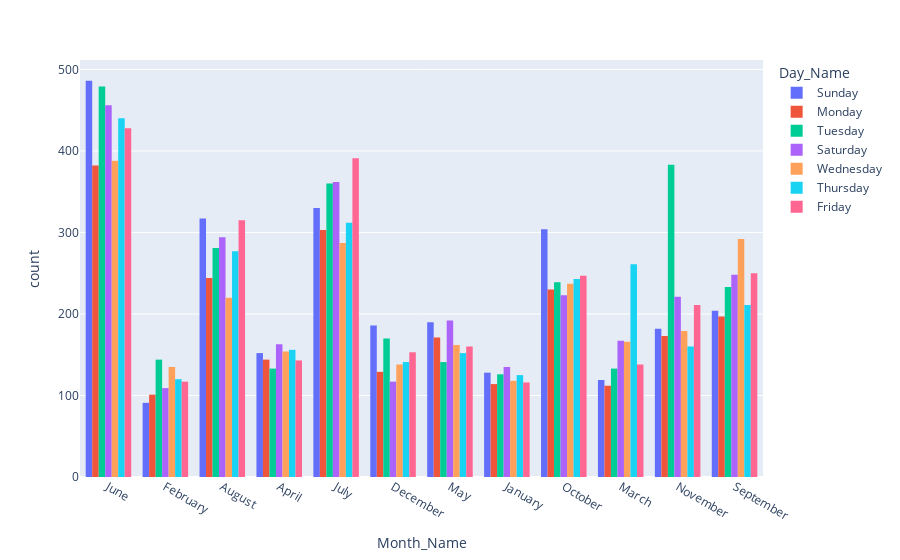

Notebook source saved alongside this figure:
### Code cell
# show histogram for month_name colored by day_name

### Figure 1 — Plotly figure (JSON) as saved in the notebook; plotly's stock layout.template omitted (floating-point values rounded to 4 significant figures; data arrays with more than 128 entries replaced by an {"elided": "..."} marker saying what was removed)
{"data": [{"alignmentgroup": "True", "bingroup": "x", "hovertemplate": "Day_Name=Sunday<br>Month_Name=%{x}<br>count=%{y}<extra></extra>", "legendgroup": "Sunday", "marker": {"color": "#636efa", "pattern": {"shape": ""}}, "name": "Sunday", "offsetgroup": "Sunday", "orientation": "v", "showlegend": true, "type": "histogram", "x": {"elided": "2689 str values"}, "xaxis": "x", "yaxis": "y"}, {"alignmentgroup": "True", "bingroup": "x", "hovertemplate": "Day_Name=Monday<br>Month_Name=%{x}<br>count=%{y}<extra></extra>", "legendgroup": "Monday", "marker": {"color": "#EF553B", "pattern": {"shape": ""}}, "name": "Monday", "offsetgroup": "Monday", "orientation": "v", "showlegend": true, "type": "histogram", "x": {"elided": "2300 str values"}, "xaxis": "x", "yaxis": "y"}, {"alignmentgroup": "True", "bingroup": "x", "hovertemplate": "Day_Name=Tuesday<br>Month_Name=%{x}<br>count=%{y}<extra></extra>", "legendgroup": "Tuesday", "marker": {"color": "#00cc96", "pattern": {"shape": ""}}, "name": "Tuesday", "offsetgroup": "Tuesday", "orientation": "v", "showlegend": true, "type": "histogram", "x": {"elided": "2822 str values"}, "xaxis": "x", "yaxis": "y"}, {"alignmentgroup": "True", "bingroup": "x", "hovertemplate": "Day_Name=Saturday<br>Month_Name=%{x}<br>count=%{y}<extra></extra>", "legendgroup": "Saturday", "marker": {"color": "#ab63fa", "pattern": {"shape": ""}}, "name": "Saturday", "offsetgroup": "Saturday", "orientation": "v", "showlegend": true, "type": "histogram", "x": {"elided": "2687 str values"}, "xaxis": "x", "yaxis": "y"}, {"alignmentgroup": "True", "bingroup": "x", "hovertemplate": "Day_Name=Wednesday<br>Month_Name=%{x}<br>count=%{y}<extra></extra>", "legendgroup": "Wednesday", "marker": {"color": "#FFA15A", "pattern": {"shape": ""}}, "name": "Wednesday", "offsetgroup": "Wednesday", "orientation": "v", "showlegend": true, "type": "histogram", "x": {"elided": "2476 str values"}, "xaxis": "x", "yaxis": "y"}, {"alignmentgroup": "True", "bingroup": "x", "hovertemplate": "Day_Name=Thursday<br>Month_Name=%{x}<br>count=%{y}<extra></extra>", "legendgroup": "Thursday", "marker": {"color": "#19d3f3", "pattern": {"shape": ""}}, "name": "Thursday", "offsetgroup": "Thursday", "orientation": "v", "showlegend": true, "type": "histogram", "x": {"elided": "2598 str values"}, "xaxis": "x", "yaxis": "y"}, {"alignmentgroup": "True", "bingroup": "x", "hovertemplate": "Day_Name=Friday<br>Month_Name=%{x}<br>count=%{y}<extra></extra>", "legendgroup": "Friday", "marker": {"color": "#FF6692", "pattern": {"shape": ""}}, "name": "Friday", "offsetgroup": "Friday", "orientation": "v", "showlegend": true, "type": "histogram", "x": {"elided": "2669 str values"}, "xaxis": "x", "yaxis": "y"}], "layout": {"barmode": "group", "legend": {"title": {"text": "Day_Name"}, "tracegroupgap": 0}, "margin": {"t": 60}, "xaxis": {"anchor": "y", "domain": [0, 1], "title": {"text": "Month_Name"}}, "yaxis": {"anchor": "x", "domain": [0, 1], "title": {"text": "count"}}}}
